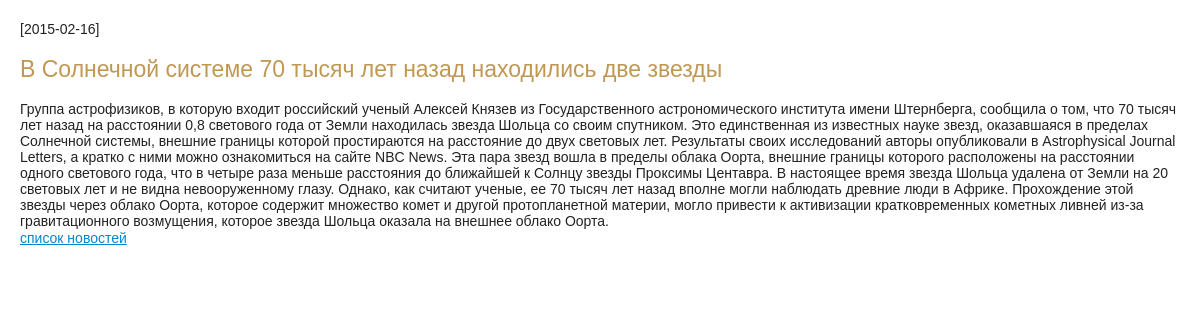
The page /?view=news_one&id=3 on the database its author committed.
### tables this page shows
CREATE TABLE IF NOT EXISTS `news` (
  `id` bigint(20) unsigned NOT NULL AUTO_INCREMENT,
  `date` date NOT NULL,
  `title` varchar(255) NOT NULL,
  `content` text NOT NULL,
  UNIQUE KEY `id` (`id`)
);

### index.php (called while the page is built, shortened)
<?php
require __DIR__.'/models/news.php';
require __DIR__.'/controllers/news.php';
require __DIR__.'/views/index.php';

### models/news.php (called while the page is built, shortened)
<?php
require_once __DIR__.'/../functions/sql.php';
function news_getOne(){
    $id = $_GET['id'];
    $sql = "SELECT date, title, content FROM news WHERE id = '$id'";
    return sql_query($sql);
}

### functions/sql.php (called while the page is built, shortened)
<?php
function sql_query($sql){
    $res = mysql_query($sql);
    $ret = [];
    while(false !== $row = mysql_fetch_assoc($res)){
        $ret[] = $row;
    }
    return $ret;
}

### controllers/news.php (called while the page is built, shortened)
<?php
$item_one = news_getOne();

### views/news_one.php (the view, shortened to what this page needs)
<!DOCTYPE html>
<html>
<head lang="en">
</head>
<body>
<p>[<?php echo $item_one[0]['date']; ?>]</p>
<h1><?php echo $item_one[0]['title']; ?></h1>
<?php echo $item_one[0]['content']; ?>
<p><a href="/">список новостей</a></p>
</body>
</html>

### css/style.css (style rules this page uses)
body, div, dl, dt, dd, ul, ol, li, h1, h2, h3, h4, h5, h6, pre, code, form, fieldset, legend, textarea, p, blockquote, th, td { margin:0; padding:0; }
h1, h2, h3, h4, h5, h6 { font-size:100%; font-weight:normal; }
html { width:100%; height:100%; }
body { background: url(../img/sky.jpg) no-repeat 50% 0; width:100%; height:100%; min-height:100%; font:14px Arial, Helvetica, sans-serif; color:#222; }
a { color: #0088CC; outline: none; text-decoration: underline; }
h1 { font-size: 23px; margin:0 0 18px; color:#C09853; }
p { margin: 0 0 18px; line-height: 18px; text-align: justify; }

### rows shown on the page
news: date "2015-02-16", title "В Солнечной системе 70 тысяч лет назад находились две звезды", content "Группа астрофизиков, в которую входит российский ученый Алексей Князев из Государственного астрономического института имени Штернберга, сообщила о том, что 70 тысяч лет назад на расстоянии 0,8 светового года от Земли находилась звезда Шольца со своим спутником. Это единственная из известных науке звезд, оказавшаяся в пределах Солнечной системы, внешние границы которой простираются на расстояние до двух световых лет. Результаты своих исследований авторы опубликовали в Astrophysical Journal Letters, а кратко с ними можно ознакомиться на сайте NBC News. Эта пара звезд вошла в пределы облака Оорта, внешние границы которого расположены на расстоянии одного светового года, что в четыре раза…"
